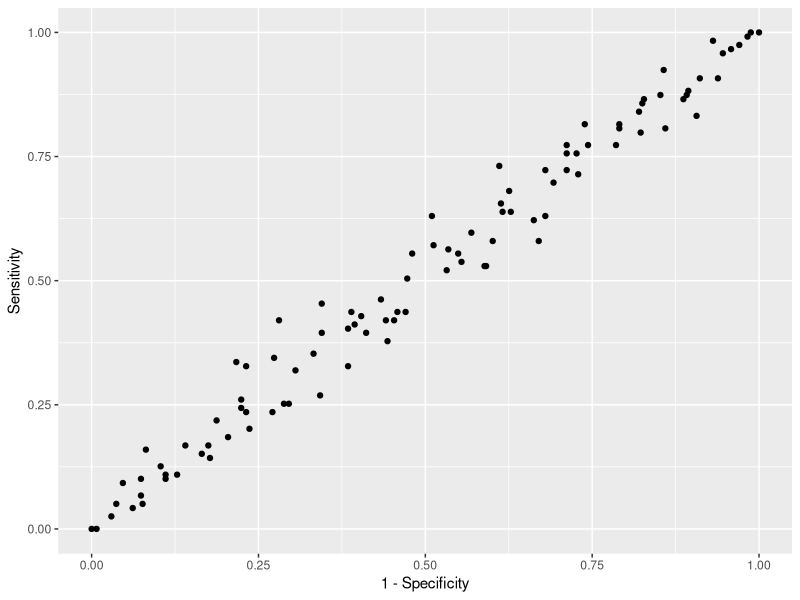
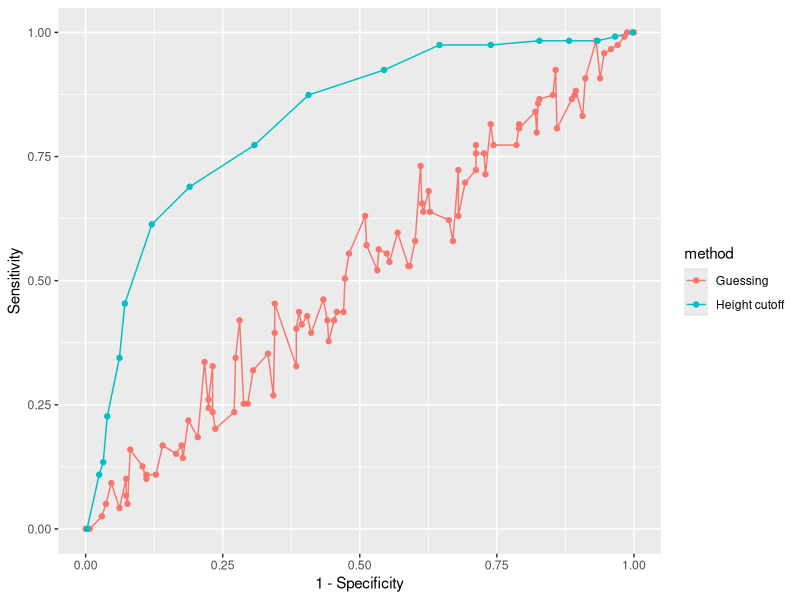
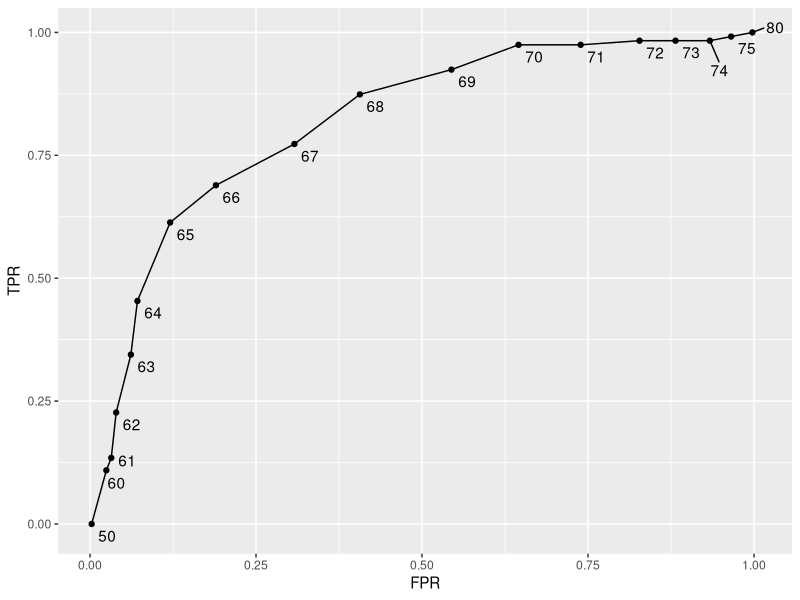
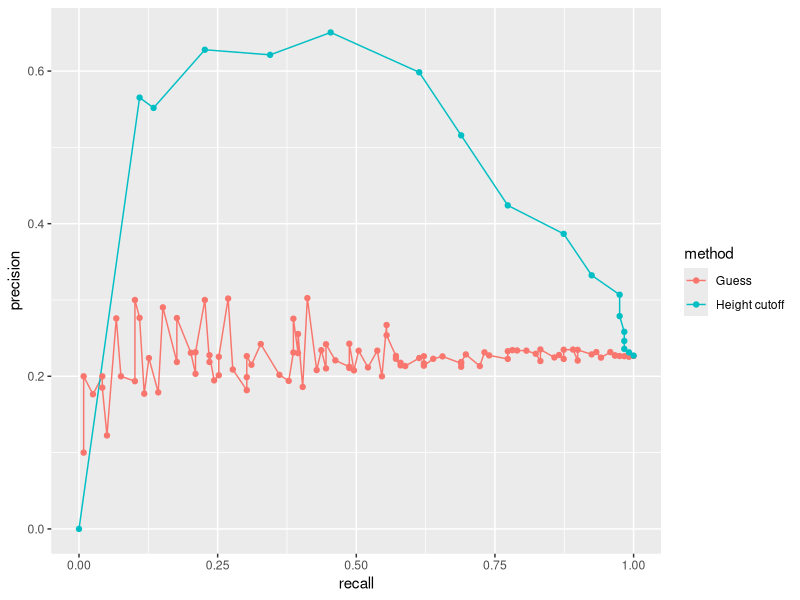
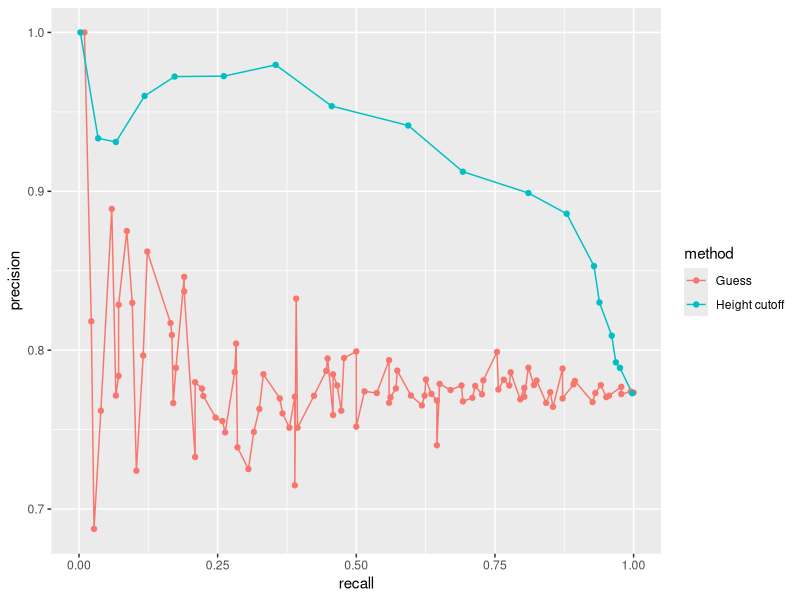

Reproduce these figures in R, in order.
#install any missing packages
#install.packages(c("caret","tidyverse","dslabs","ggrepel"))

#using the caret package which has useful function for ML
library(caret)
library(tidyverse)

#predict gender using height
library(dslabs)
data(heights)

#define outcome and predictor
y <- heights$sex
x <- heights$height

#createDataPartition is a caret 
#function for splitting training and testing sets

set.seed(2) #only for ensuring reproducibility
test_index <- createDataPartition(y, times = 1, p = 0.5, list = FALSE)
test_set <- heights[test_index,]
training_set <- heights[-test_index,]

#some other values
p <- 0.9
n <- length(test_index)

#sampling, choosing Male p percent of time (90%)
y_hat <- sample(c("Male","Female"), n, replace = TRUE, prob=c(p, 1-p)) %>%
  factor(levels = levels(test_set$sex))
mean(y_hat == test_set$sex)

#ROC curve
#sed to create a Receiver Operating Characteristic (ROC) 
#curve for a binary classification problem. 
#An ROC curve is a graphical representation of the 
#trade-off between sensitivity (True Positive Rate) and specificity (True Negative Rate)
probs <- seq(0,1, length.out=100)
guessing <- map_df(probs, function(p){
  y_hat <- 
    sample(c("Male","Female"), n, replace=TRUE, prob=c(p, 1-p)) %>%
    factor(levels = c("Female","Male"))
  list(method = "Guessing",
       FPR = 1 - specificity(y_hat, test_set$sex),
       TPR = sensitivity(y_hat, test_set$sex)
       )
})

#guessing curve
guessing %>% qplot(FPR, TPR, data = ., xlab = "1 - Specificity", ylab = "Sensitivity")

#cutoff points
cutoffs <- c(50, seq(60, 75), 80)
height_cutoff <- map_df(cutoffs, function(x){
  y_hat <- ifelse(test_set$height > x, "Male", "Female") %>% 
    factor(levels = c("Female", "Male"))
  list(method = "Height cutoff",
       FPR = 1-specificity(y_hat, test_set$sex),
       TPR = sensitivity(y_hat, test_set$sex))
})

# plot both curves together
bind_rows(guessing, height_cutoff) %>%
  ggplot(aes(FPR, TPR, color = method)) +
  geom_line() +
  geom_point() +
  xlab("1 - Specificity") +
  ylab("Sensitivity")

library(ggrepel)
map_df(cutoffs, function(x){
  y_hat <- ifelse(test_set$height > x, "Male", "Female") %>% 
    factor(levels = c("Female", "Male"))
  list(method = "Height cutoff",
       cutoff = x, 
       FPR = 1-specificity(y_hat, test_set$sex),
       TPR = sensitivity(y_hat, test_set$sex))
}) %>%
  ggplot(aes(FPR, TPR, label = cutoff)) +
  geom_line() +
  geom_point() +
  geom_text_repel(nudge_x = 0.01, nudge_y = -0.01)

# plot precision against recall
guessing <- map_df(probs, function(p){
  y_hat <- sample(c("Male", "Female"), length(test_index), 
                  replace = TRUE, prob=c(p, 1-p)) %>% 
    factor(levels = c("Female", "Male"))
  list(method = "Guess",
       recall = sensitivity(y_hat, test_set$sex),
       precision = precision(y_hat, test_set$sex))
})

height_cutoff <- map_df(cutoffs, function(x){
  y_hat <- ifelse(test_set$height > x, "Male", "Female") %>% 
    factor(levels = c("Female", "Male"))
  list(method = "Height cutoff",
       recall = sensitivity(y_hat, test_set$sex),
       precision = precision(y_hat, test_set$sex))
})

bind_rows(guessing, height_cutoff) %>%
  ggplot(aes(recall, precision, color = method)) +
  geom_line() +
  geom_point()
guessing <- map_df(probs, function(p){
  y_hat <- sample(c("Male", "Female"), length(test_index), replace = TRUE, 
                  prob=c(p, 1-p)) %>% 
    factor(levels = c("Male", "Female"))
  list(method = "Guess",
       recall = sensitivity(y_hat, relevel(test_set$sex, "Male", "Female")),
       precision = precision(y_hat, relevel(test_set$sex, "Male", "Female")))
})

height_cutoff <- map_df(cutoffs, function(x){
  y_hat <- ifelse(test_set$height > x, "Male", "Female") %>% 
    factor(levels = c("Male", "Female"))
  list(method = "Height cutoff",
       recall = sensitivity(y_hat, relevel(test_set$sex, "Male", "Female")),
       precision = precision(y_hat, relevel(test_set$sex, "Male", "Female")))
})
bind_rows(guessing, height_cutoff) %>%
  ggplot(aes(recall, precision, color = method)) +
  geom_line() +
  geom_point()
